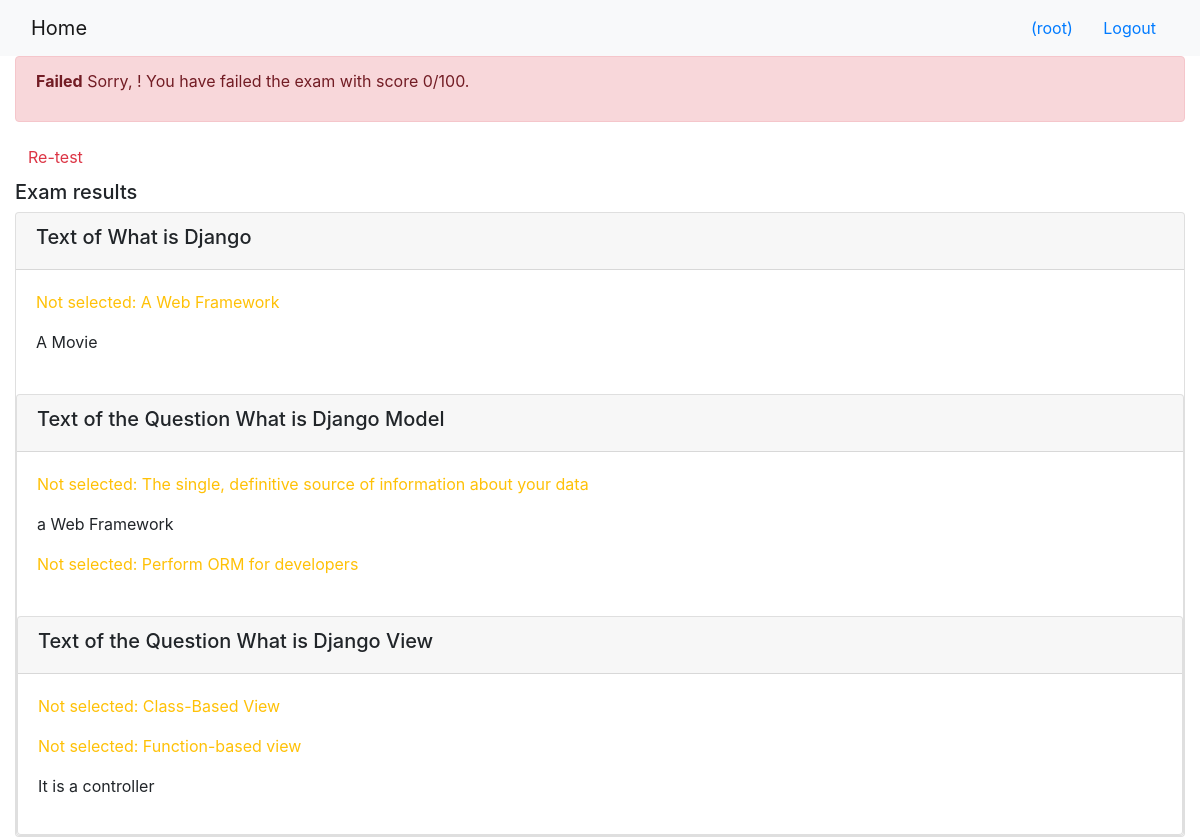
The page /onlinecourse/course/1/submission/1/result/ (signed in) on the database its author committed.
### onlinecourse/models.py (models this page shows, shortened)
class Question(models.Model):
    course = models.ForeignKey(Course, on_delete = models.CASCADE)
    question_text = models.TextField(default = "Text of the Question")
    question_grade = models.IntegerField()
    content = models.TextField(default = "Content of the Question")

class Choice(models.Model):
    question = models.ForeignKey(Question, on_delete=models.CASCADE)
    content = models.TextField(default = "")
    choiche_is_correct = models.BooleanField()

### onlinecourse/views.py (the view)
def show_exam_result(request, course_id, submission_id):
    course = get_object_or_404(Course, pk=course_id)
    submission = get_object_or_404(Submission, pk=submission_id)
    choiche_list = submission.chocies.all()
    total_score = 0
    selected_choices = []
    for obj_choiche in choiche_list:
        choiche = get_object_or_404(Choice, pk=obj_choiche.id)
        selected_choices.append(obj_choiche.id)
        if choiche.choiche_is_correct:
            question = get_object_or_404(Question, pk=choiche.question.id)
            total_score += question.question_grade
    context = {}
    context["course"] = course
    context["selected_choices"] = selected_choices
    context["grade"] = total_score
    print(f"Context: {context}")
    return render(request, 'onlinecourse/exam_result_bootstrap.html', context)

### onlinecourse/models.py (called while the page is built)
    def __str__(self):
        return "Name: " + self.name + "," + \
               "Description: " + self.description

### onlinecourse/templates/onlinecourse/exam_result_bootstrap.html (shortened to what this page needs)
<!DOCTYPE html>
<html lang="en">
<head>
    {% load static %}
    <link rel="stylesheet" href="https://maxcdn.bootstrapcdn.com/bootstrap/4.5.2/css/bootstrap.min.css">
</head>
<body>
 <nav class="navbar navbar-light bg-light">
    <div class="container-fluid">
        <div class="navbar-header">
              <a class="navbar-brand" href="{% url 'onlinecourse:index' %}">Home</a>
        </div>
        <ul class="nav navbar-nav navbar-right">
            {% if user.is_authenticated %}
            <li>
                <a class="btn btn-link" href="#">{{ user.first_name }}({{ user.username }})</a>
                <a class="btn btn-link" href="{% url 'onlinecourse:logout' %}">Logout</a>
            </li>
            {% endif %}
        </ul>
    </div>
</nav>
<div class="container-fluid">
    {% if grade > 80 %}
        <div class="alert alert-success">
            <p><b>Congratulations, {{user.first_name}}!</b> You have passed the exam and completed the
                course with score {{grade}}/100.</p>
        </div>
    {% else %}
        <div class="alert alert-danger">
            <p><b>Failed</b> Sorry, {{user.first_name}}! You have failed the exam with score {{grade}}/100.</p>
        </div>
        <a class="btn btn-link text-danger" href="{% url 'onlinecourse:course_details' course.id %}">Re-test</a>
    {% endif %}
    <div class="card-columns-vertical mt-1">
        <h5 class="">Exam results</h5>
        {% for question in course.question_set.all %}
        <div class="card mt-1">
            <div class="card-header"><h5>{{ question.question_text}}</h5></div>
            <div class="card-body">
                {% for choice in question.choice_set.all %}
                    {% if choice.id not in selected_choices %}
                        {% if choice.choiche_is_correct %}
                            <div class="card-text">
                                <p class="text-warning"> Not selected: {{ choice.content }} </p>
                            </div>
                        {%else%}
                            <div class="card-text">
                                <p>{{ choice.content }} </p>
                            </div>
                        {%endif%}
                    {%endif%}
                {% endfor %}
            </div>
        {% endfor %}
    </div>
</body>
</html>

### rows shown on the page
Question: question_text "Text of What is Django"
Choice: content "A Web Framework"
Choice: content "A Movie"
Question: question_text "Text of the Question What is Django Model"
Choice: content "The single, definitive source of information about your data"
Choice: content "a Web Framework"
Choice: content "Perform ORM for developers"
Question: question_text "Text of the Question What is Django View"
Choice: content "Class-Based View"
Choice: content "Function-based view"
Choice: content "It is a controller"

### other values the page prints
{{ user.username }} "root"
{{ grade }} "0"
